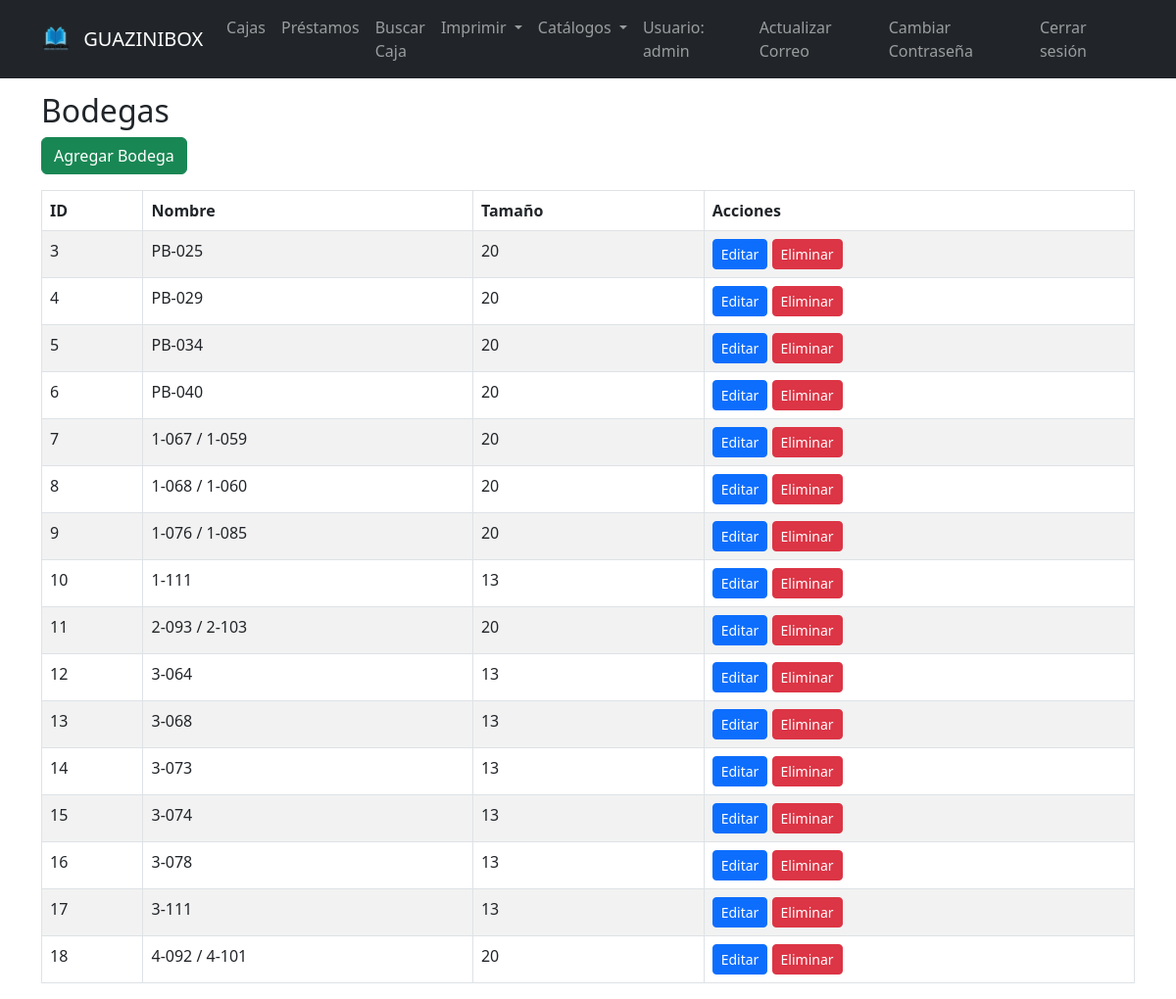
Screenshot of /bodegas (signed in) with the database file from the repository.
### tables this page shows
CREATE TABLE users (
            id INTEGER PRIMARY KEY AUTOINCREMENT,
            username TEXT UNIQUE NOT NULL,
            password TEXT NOT NULL,
            email TEXT UNIQUE,
            reset_token TEXT,
            token_expiry TIMESTAMP
        );

CREATE TABLE bodegas (
            id INTEGER PRIMARY KEY AUTOINCREMENT,
            nombre TEXT NOT NULL,
            tamano TEXT
        );

### app.py (the view)
@app.route("/bodegas")
@login_required
def bodegas():
    bds = get_bodegas()
    return render_template("bodegas.html", bodegas=bds)

### app.py (called while the page is built)
def get_db_connection():
    conn = sqlite3.connect("archivo.db")
    conn.row_factory = sqlite3.Row
    return conn

def get_user_by_id(user_id):
    conn = get_db_connection()
    user = conn.execute("SELECT * FROM users WHERE id = ?", (user_id,)).fetchone()
    conn.close()
    if not user:
        return None
    return User(user["id"], user["username"], user["password"],
               user["email"] if "email" in user.keys() else None,
               user["reset_token"] if "reset_token" in user.keys() else None,
               user["token_expiry"] if "token_expiry" in user.keys() else None)

@login_manager.user_loader
def load_user(user_id):
    return get_user_by_id(user_id)

def get_bodegas():
    conn = get_db_connection()
    bds = conn.execute("SELECT * FROM bodegas").fetchall()
    conn.close()
    return bds

### templates/bodegas.html (shortened to what this page needs)
{% extends "base.html" %}
{% block content %}
<h2>Bodegas</h2>
<a href="{{ url_for('add_bodega') }}" class="btn btn-success mb-3">Agregar Bodega</a>
<table class="table table-bordered table-striped">
  <thead>
    <tr>
      <th>ID</th>
      <th>Nombre</th>
      <th>Tamaño</th>
      <th>Acciones</th>
    </tr>
  </thead>
  <tbody>
    {% for bodega in bodegas %}
    <tr>
      <td>{{ bodega.id }}</td>
      <td>{{ bodega.nombre }}</td>
      <td>{{ bodega.tamano }}</td>
      <td>
        <a href="{{ url_for('edit_bodega', bodega_id=bodega.id) }}" class="btn btn-primary btn-sm">Editar</a>
        <form action="{{ url_for('delete_bodega', bodega_id=bodega.id) }}" method="POST" style="display:inline-block;" onsubmit="return confirm('¿Estás seguro de eliminar esta bodega?');">
          <button type="submit" class="btn btn-danger btn-sm">Eliminar</button>
        </form>
      </td>
    </tr>
    {% endfor %}
  </tbody>
</table>
{% endblock %}

### templates/base.html (shortened to what this page needs)
<!DOCTYPE html>
<html lang="es">
<head>
  <link href="https://cdn.jsdelivr.net/npm/bootstrap@5.3.0/dist/css/bootstrap.min.css" rel="stylesheet">
</head>
<body>
  <nav class="navbar navbar-expand-lg navbar-dark bg-dark fixed-top">
    <div class="container">
      <a class="navbar-brand" href="{{ url_for('index') }}">
        <img src="{{ url_for('static', filename='img/guazinibox_transparent.png') }}" alt="Logo" height="30" class="d-inline-block align-text-top me-2">
        GUAZINIBOX
      </a>
      {% if current_user.is_authenticated %}
      <div class="collapse navbar-collapse" id="navbarNav">
        <ul class="navbar-nav me-auto">
          <li class="nav-item"><a class="nav-link" href="{{ url_for('cajas') }}">Cajas</a></li>
          <li class="nav-item"><a class="nav-link" href="{{ url_for('prestamos') }}">Préstamos</a></li>
          <li class="nav-item"><a class="nav-link" href="{{ url_for('search_caja') }}">Buscar Caja</a></li>
          <li class="nav-item dropdown">
            <a class="nav-link dropdown-toggle" href="#" id="imprimirDropdown" role="button" data-bs-toggle="dropdown" aria-expanded="false">
              Imprimir
            </a>
          </li>
          <li class="nav-item dropdown">
            <a class="nav-link dropdown-toggle" href="#" id="catalogosDropdown" role="button" data-bs-toggle="dropdown" aria-expanded="false">
              Catálogos
            </a>
          </li>
        </ul>
        <ul class="navbar-nav">
          <li class="nav-item"><span class="nav-link">Usuario: {{ current_user.username }}</span></li>
          <li class="nav-item"><a class="nav-link" href="{{ url_for('update_email') }}">Actualizar Correo</a></li>
          <li class="nav-item"><a class="nav-link" href="{{ url_for('cambiar_clave') }}">Cambiar Contraseña</a></li>
          <li class="nav-item"><a class="nav-link" href="{{ url_for('logout') }}">Cerrar sesión</a></li>
        </ul>
      </div>
      {% else %}
      <ul class="navbar-nav ms-auto">
        <li class="nav-item"><a class="nav-link" href="{{ url_for('login') }}">Iniciar Sesión</a></li>
        <li class="nav-item"><a class="nav-link" href="{{ url_for('register') }}">Registrarse</a></li>
      </ul>
      {% endif %}
    </div>
  </nav>
  <div class="container mt-4">
    {% block content %}{% endblock %}
  </div>
</body>
</html>

### templates/base.html (style rules this page uses)
body { padding-top: 70px; }

### rows the page displays
users: username "admin"
bodegas: id "3", nombre "PB-025", tamano "20"
bodegas: id "4", nombre "PB-029", tamano "20"
bodegas: id "5", nombre "PB-034", tamano "20"
bodegas: id "6", nombre "PB-040", tamano "20"
bodegas: id "7", nombre "1-067 / 1-059", tamano "20"
bodegas: id "8", nombre "1-068 / 1-060", tamano "20"
bodegas: id "9", nombre "1-076 / 1-085", tamano "20"
bodegas: id "10", nombre "1-111", tamano "13"
bodegas: id "11", nombre "2-093 / 2-103", tamano "20"
bodegas: id "12", nombre "3-064", tamano "13"
bodegas: id "13", nombre "3-068", tamano "13"
bodegas: id "14", nombre "3-073", tamano "13"
bodegas: id "15", nombre "3-074", tamano "13"
bodegas: id "16", nombre "3-078", tamano "13"
bodegas: id "17", nombre "3-111", tamano "13"
bodegas: id "18", nombre "4-092 / 4-101", tamano "20"
